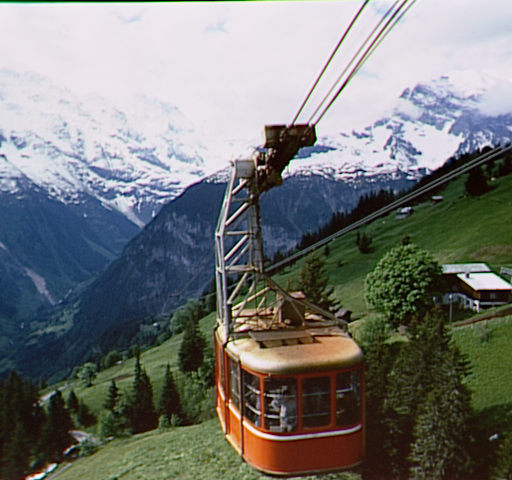
#> input picture cablecar.bmp, 512 x 480 px
$ python part1_pixel_traversal.py
#> lines starting #> are read from the running program, lines starting #| are printed output that depends on the picture; after the words box and inside, x2 and y2 are one past the last pixel; in counts of white or black regions, pixels touching at a corner belong together
import cv2
import matplotlib.pyplot as plt

# ============================================================
# PARTIE 1 : Parcours d'une image pixel par pixel
# ============================================================

# Lire l'image
img = cv2.imread('../cablecar.bmp')
#> img is the input picture: shape (480, 512, 3); mean B, G, R 117.6, 120, 117.9

if img is None:
    print("Erreur : Impossible de charger l'image.")
else:
    height, width, _ = img.shape
#> height = 480; width = 512
    print(f"Dimensions : {width}x{height}")
#| Dimensions : 512x480

    # --- Méthode 1 : Parcours par boucle ---
    img_loop = img.copy()
    for y in range(height):
        for x in range(width):
            pixel = img_loop[y, x]
            B, G, R = pixel
            # Modifier une région spécifique : x in (100,200), y in (100,150)
            if 100 < x < 200 and 100 < y < 150:
                img_loop[y, x] = (255, 0, 0)   # BGR Bleu
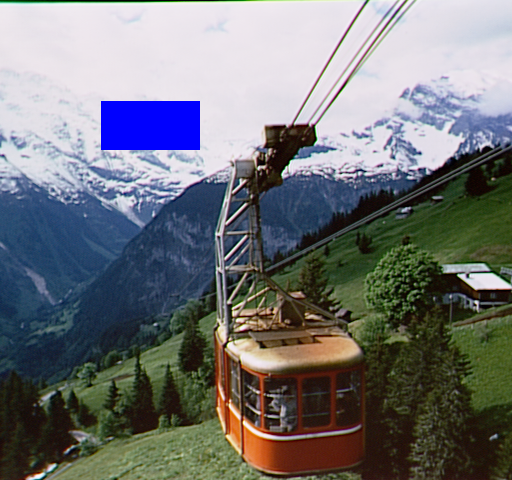
#> img_loop: shape (480, 512, 3); 1.97% of pixels changed, all inside (x1, y1, x2, y2) = (101, 101, 200, 150)

    # --- Méthode 2 : Accès numpy direct (beaucoup plus rapide) ---
    img_numpy = img.copy()
    img_numpy[100:150, 100:200] = (255, 0, 0)  # Même résultat en une ligne
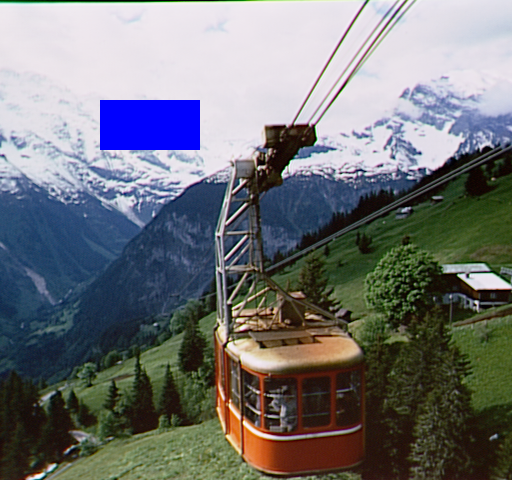
#> img_numpy: shape (480, 512, 3); 2.03% of pixels changed, all inside (x1, y1, x2, y2) = (100, 100, 200, 150)

    # Affichage comparatif
    rgb_loop  = cv2.cvtColor(img_loop,  cv2.COLOR_BGR2RGB)
    rgb_numpy = cv2.cvtColor(img_numpy, cv2.COLOR_BGR2RGB)

    fig, axes = plt.subplots(1, 2, figsize=(12, 5))
    axes[0].imshow(rgb_loop)
    axes[0].set_title("Méthode Boucle (lente)")
    axes[0].axis('off')

    axes[1].imshow(rgb_numpy)
    axes[1].set_title("Méthode NumPy (rapide)")
    axes[1].axis('off')

    plt.suptitle("Parcours & Modification de pixels")
    plt.tight_layout()
    plt.show()
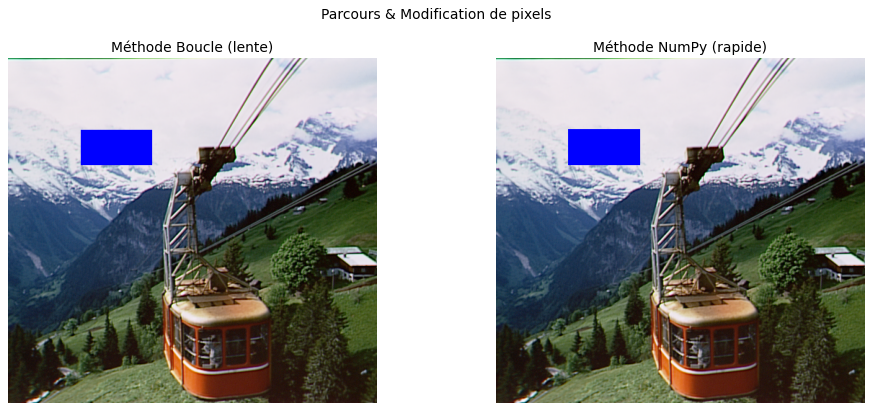
#> figure drawn by matplotlib, 2 panels

$ run again, with exercise2_border.png saved as cablecar.bmp
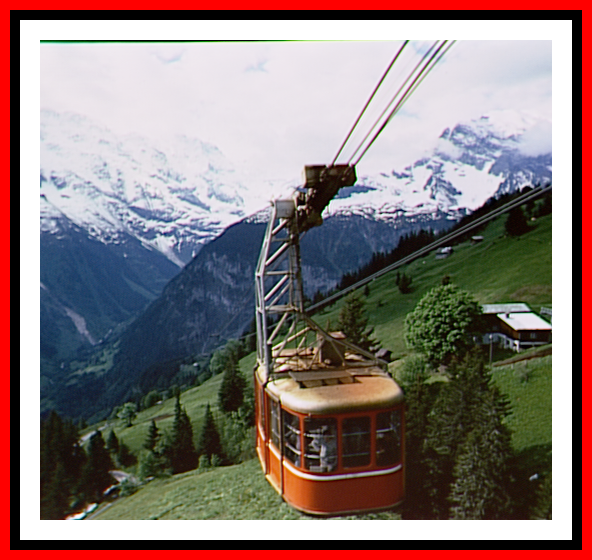
#> input picture exercise2_border.png, 592 x 560 px
#> img is the input picture: shape (560, 592, 3); mean B, G, R 119, 120.7, 136.6
#| Dimensions : 592x560
#> after the loop `for y in range(height):`:
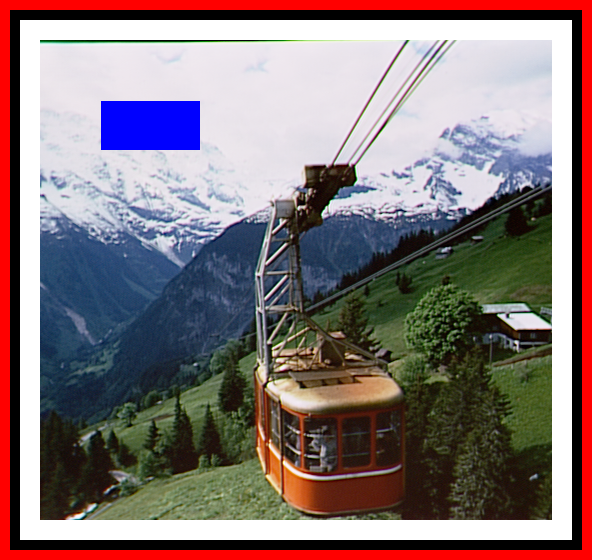
#> img_loop: shape (560, 592, 3); 1.46% of pixels changed, all inside (x1, y1, x2, y2) = (101, 101, 200, 150)
#> img_numpy: shape (560, 592, 3); 1.51% of pixels changed, all inside (x1, y1, x2, y2) = (100, 100, 200, 150)
#> `plt.show()`:
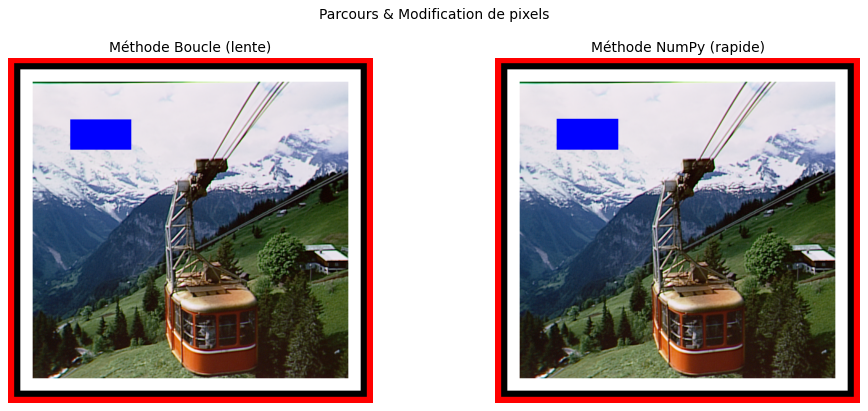
#> figure drawn by matplotlib, 2 panels
